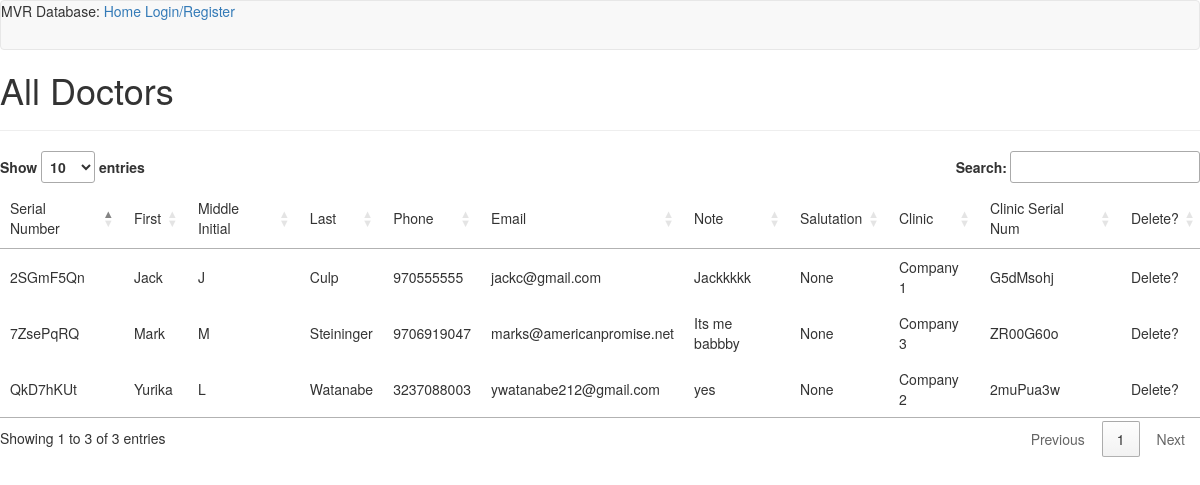
The app's page /doctortable, older data.
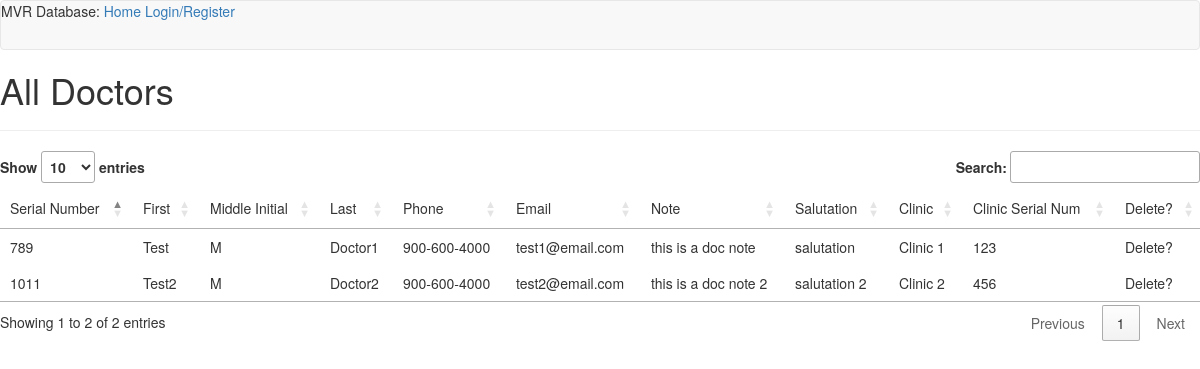
The same page, newer data.
### app/models.py (models this page shows, shortened)
class Doctor(db.Model):
    doctorSerialNum = db.Column(db.String(64), primary_key=True)
    first = db.Column(db.String(24))
    middle = db.Column(db.String(3))
    last = db.Column(db.String(24))
    cell = db.Column(db.String(20))
    phone = db.Column(db.String(20))
    email = db.Column(db.String(64))
    note = db.Column(db.String(140))
    salutation = db.Column(db.String(4))
    clinicName = db.Column(db.String(20))
    clinicSerialNum = db.Column(db.String(64), db.ForeignKey('clinic.clinicSerialNum'))

### app/routes.py (the view)
@app.route('/doctortable', methods=['GET', 'POST'])
def doctorTable():
    doctors = Doctor.query.all()
    return render_template('/tables/doctorTable.html',  title='All Doctors', doctors=doctors)

### app/templates/tables/doctorTable.html (shortened to what this page needs)
{% extends "base.html" %}
{% block app_content %}
<link rel="stylesheet" type="text/css" href="https://cdn.datatables.net/1.10.19/css/jquery.dataTables.min.css">
<h1>All Doctors</h1>
<hr />
    <table id="table-1">
        <thead>
            <tr>
                <td>Serial Number</td><td>First</td><td>Middle Initial</td><td>Last</td><td>Phone</td><td>Email</td><td>Note</td><td>Salutation</td><td>Clinic</td><td>Clinic Serial Num</td><td>Delete?</td>
            </tr>
        </thead>
        <tbody>
        {% for d in doctors %}
        <tr>
            <td>{{ d.doctorSerialNum }}</td><td>{{ d.first }}</td><td>{{ d.middle }}</td><td>{{ d.last }}</td><td>{{ d.phone }}</td><td>{{ d.email }}</td><td>{{ d.note }}</td><td>{{ d.salutation }}</td><td>{{ d.clinicName }}</td><td>{{ d.clinicSerialNum }}</td><td>Delete?</td>
        </tr>
        {% endfor %}
        </tbody>
    </table>
{% endblock %}

### app/templates/base.html (shortened to what this page needs)
{% extends 'bootstrap/base.html' %}
{% block navbar %}
    <nav class="navbar navbar-default">
            MVR Database:
            <a href="{{ url_for('index') }}">Home</a>
            {% if current_user.is_anonymous %}
            <a href="{{ url_for('login') }}">Login/Register</a>
            {% else %}
            <a href="/#">Invoices</a>
            <a href="/#">Reports</a>
            <a href="/#">Doctors/Clinics</a>
            <a href="{{ url_for('logout') }}">Logout</a>
            {% endif %}
    </nav>
{% endblock %}
{% block content %}
    <body>
        <div>
            {% block app_content %}{% endblock %}
        </div>
    </body>
{% endblock %}

Row changes from the older to the newer data that the page shows:
removed Doctor: doctorSerialNum "7ZsePqRQ", first "Mark", middle "M", last "Steininger", phone "9706919047", email "marks@americanpromise.net", note "Its me babbby", salutation "None", clinicName "Company 3", clinicSerialNum "ZR00G60o"
removed Doctor: doctorSerialNum "2SGmF5Qn", first "Jack", middle "J", last "Culp", phone "970555555", email "jackc@gmail.com", note "Jackkkkk", salutation "None", clinicName "Company 1", clinicSerialNum "G5dMsohj"
removed Doctor: doctorSerialNum "QkD7hKUt", first "Yurika", middle "L", last "Watanabe", phone "3237088003", email "ywatanabe212@gmail.com", note "yes", salutation "None", clinicName "Company 2", clinicSerialNum "2muPua3w"
added Doctor: doctorSerialNum "789", first "Test", middle "M", last "Doctor1", phone "900-600-4000", email "test1@email.com", note "this is a doc note", salutation "salutation", clinicName "Clinic 1", clinicSerialNum "123"
added Doctor: doctorSerialNum "1011", first "Test2", middle "M", last "Doctor2", phone "900-600-4000", email "test2@email.com", note "this is a doc note 2", salutation "salutation 2", clinicName "Clinic 2", clinicSerialNum "456"
Text that changed along with them:
text written by a page script: "Show entries Search: Showing 1 to 3 of 3 entries Previous 1 Next" → "Show entries Search: Showing 1 to 2 of 2 entries Previous 1 Next"
